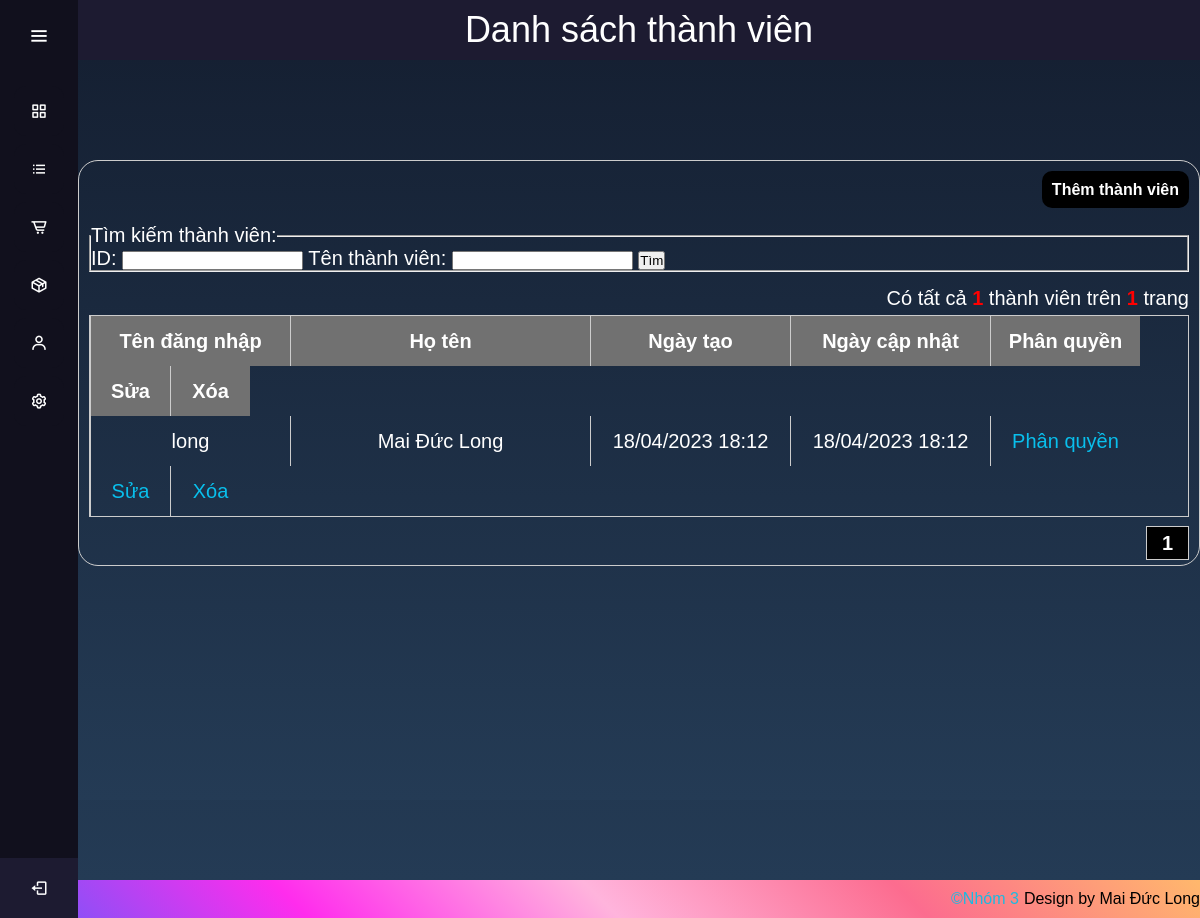
Screenshot of /webbangiay/assets/admin/member_listing.php (signed in) with the database file from the repository.
### tables this page shows
CREATE TABLE `user` (
  `id` int(11) NOT NULL,
  `username` varchar(100) NOT NULL,
  `password` varchar(100) NOT NULL,
  `fullname` varchar(100) NOT NULL,
  `birthday` date NOT NULL,
  `image` varchar(10000) NOT NULL,
  `created_time` int(11) NOT NULL,
  `last_updated` int(11) NOT NULL
);

### webbangiay/assets/admin/member_listing.php (the view, shortened to what this page needs)
<?php
include 'header.php';
$config_name = "member";
$config_title = "thành viên";
if (!empty($_SESSION['current_user'])) {
	$where = "id != " . $_SESSION['current_user']['id'];
	$item_per_page = (!empty($_GET['per_page'])) ? $_GET['per_page'] : 10;
	$current_page = (!empty($_GET['page'])) ? $_GET['page'] : 1;
	$offset = ($current_page - 1) * $item_per_page;
	if (!empty($where)) {
		$totalRecords = mysqli_query($con, "SELECT * FROM `user` where (" . $where . ")");
	} else {
		$totalRecords = mysqli_query($con, "SELECT * FROM `user`");
	}
	$totalRecords = $totalRecords->num_rows;
	$totalPages = ceil($totalRecords / $item_per_page);
	if (!empty($where)) {
		$products = mysqli_query($con, "SELECT * FROM `user` where (" . $where . ") ORDER BY `id` DESC LIMIT " . $item_per_page . " OFFSET " . $offset);
	} else {
		$products = mysqli_query($con, "SELECT * FROM `user` ORDER BY `id` DESC LIMIT " . $item_per_page . " OFFSET " . $offset);
	}
?>
	<section class="home-section">
		<div class="member_listing">
			<h1>Danh sách <?= $config_title ?></h1>
			<div class="member-items">
				<div class="buttons">
					<a href="./<?= $config_name ?>_editing.php">Thêm <?= $config_title ?></a>
				</div>
				<div class="member-search">
					<form id="<?= $config_name ?>-search-form" action="<?= $config_name ?>_listing.php?action=search" method="POST">
						<fieldset>
							<legend>Tìm kiếm <?= $config_title ?>:</legend>
							ID: <input type="text" name="id" value="<?= !empty($id) ? $id : "" ?>" />
							Tên <?= $config_title ?>: <input type="text" name="name" value="<?= !empty($name) ? $name : "" ?>" />
							<input type="submit" value="Tìm" />
						</fieldset>
					</form>
				</div>
				<div class="member-total">
					<span>Có tất cả <strong><?= $totalRecords ?></strong> <?= $config_title ?> trên <strong><?= $totalPages ?></strong> trang</span>
				</div>
				<ul>
					<li class="member-item-heading">
						<div class="member-prop member-username">Tên đăng nhập</div>
						<div class="member-prop member-fullname">Họ tên</div>
						<div class="member-prop member-time">Ngày tạo</div>
						<div class="member-prop member-time">Ngày cập nhật</div>
						<div class="member-prop member-privilege">
							Phân quyền
						</div>
						<div class="member-prop member-button">
							Sửa
						</div>
						<div class="member-prop member-button">
							Xóa
						</div>
					</li>
					<?php
					while ($row = mysqli_fetch_array($products)) {
					?>
						<li>
							<div class="member-prop member-username"><?= $row['username'] ?></div>
							<div class="member-prop member-fullname"><?= $row['fullname'] ?></div>
							<div class="member-prop member-time"><?= date('d/m/Y H:i', $row['created_time']) ?></div>
							<div class="member-prop member-time"><?= date('d/m/Y H:i', $row['last_updated']) ?></div>
							<div class="member-prop member-privilege">
								<a href="./<?= $config_name ?>_privilege.php?id=<?= $row['id'] ?>">Phân quyền</a>
							</div>
							<div class="member-prop member-button">
								<a href="./<?= $config_name ?>_editing.php?id=<?= $row['id'] ?>">Sửa</a>
							</div>
							<div class="member-prop member-button">
								<a href="./<?= $config_name ?>_delete.php?id=<?= $row['id'] ?>" onclick="return confirm('bạn thật sự muốn xóa ?');">Xóa</a>
							</div>
						</li>
					<?php } ?>
				</ul>
				<?php
				include './pagination.php';
				?>
			</div>
		</div>
	</section>
<?php
}
include './footer.php';
?>

### webbangiay/assets/resources/css/style_admin.css (style rules this page uses)
a { text-decoration: none; }
* { margin: 0; padding: 0; box-sizing: border-box; font-family: "Poppins", sans-serif; }
.home-section { top: 0; left: 78px; z-index: 2; min-height: 110vh; position: relative; width: calc(100% - 78px); transition: all 0.5s ease; background: linear-gradient(#141e30, #243b55); }
:root { --border-width: calc(var(--diameter-tile) / 60); --diameter-board: min(50vw, 50vh); --diameter-tile: calc(1 / 8 * var(--diameter-board)); --edge-width: calc((min(60vw, 60vh) - var(--diameter-board)) * 0.3); --color-danger: tomato; --color-success: #1d83e0; --color-white: #f0f0f0; --color-black: #222; --color-board-hue: 30; --color-board-sat: 40%; --color-shadow: hsl(var(--color-board-hue), var(--color-board-sat), 50%); --color-shadow-lighter: hsl( var(--color-board-hue), var(--color-board-sat), 55% ); --transition-ease: cubic-bezier(0.25, 1, 0.5, 1); --color-background: var(--color-black); }
body { transition: background-color 250ms ease-in-out; }
.buttons { font-size: 16px; line-height: 38px; text-align: right; font-weight: bold; margin-bottom: 15px; }
.buttons a { color: #fff; padding: 10px; background: #000; border-radius: 10px; }
.member_listing { margin: 0; padding: 0; display: flex; height: 100vh; color: #fff; font-size: 20px; align-items: center; flex-direction: column; background: linear-gradient(#141e30, #243b55); }
.member_listing h1 { width: 100%; height: 60px; color: #fff; font-size: 36px; line-height: 60px; text-align: center; font-weight: normal; margin-bottom: 100px; background: #1d1b31; }
.member-items { padding: 10px; border-radius: 20px; border: 1px solid #ccc; }
.member-search { margin-bottom: 15px; }
.member-total { text-align: right; margin-bottom: 5px; }
.member-total strong { color: red; }
.member-items ul { margin: 0; padding: 0; list-style-type: none; border: 1px solid #ccc; }
.member-item-heading { font-weight: bold; text-align: center; }
.member-item-heading .member-prop { height: 50px; color: #fff; line-height: 50px; background: #717171; }
.member-prop { float: left; padding: 0 10px; line-height: 50px; text-align: center; border-left: 1px solid #ccc; }
.member-username { width: 200px; }
.member-fullname { width: 300px; }
.member-time { width: 200px; }
.member-privilege { width: 150px; }
.member-privilege a { color: #09bfec; }
.member-button { width: 80px; }
.member-button a { color: #09bfec; }

### rows the page displays
user: username "long", fullname "Mai Đức Long", created_time "18/04/2023 18:12", last_updated "18/04/2023 18:12"

### other values shown
$config_title "thành viên"
$totalRecords "1"
$totalPages "1"
